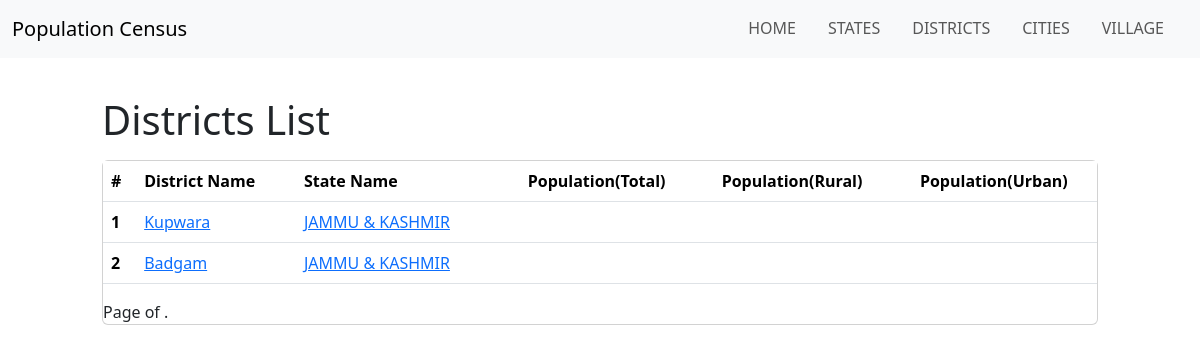
Page /census-2011/districts/ on the earlier database version.
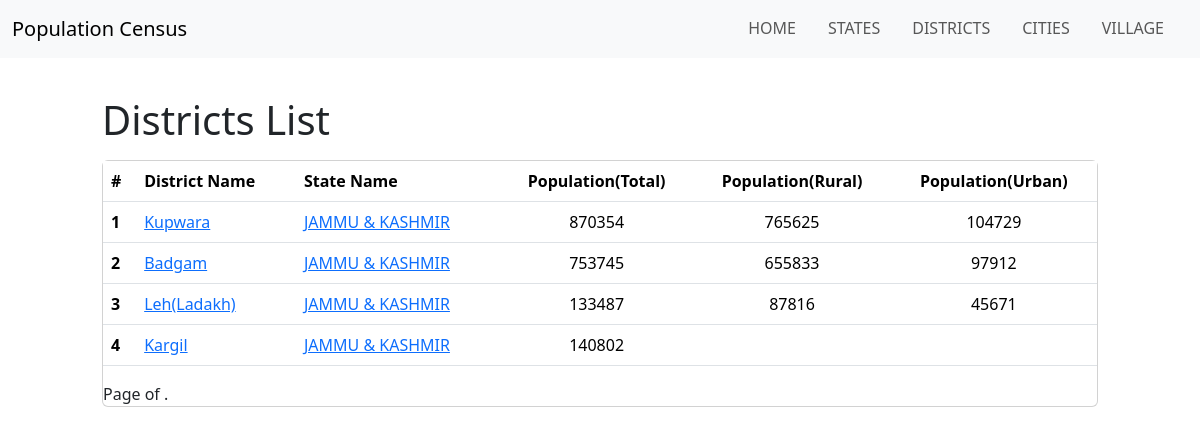
Same page on the later database version.
### census/models.py (models this page shows, shortened)
class District(models.Model):
    name = models.CharField(max_length=30)
    state = models.ForeignKey(State, on_delete=models.CASCADE)
    district_code = models.CharField(max_length=30, default='')
    slug = models.SlugField(unique=True, blank=True)

class State(models.Model):
    name = models.CharField(max_length=30, unique=True)
    state_code = models.CharField(max_length=30, default='')
    slug = models.SlugField(unique=True, blank=True)
    def __str__(self):
        return f"{self.name}"

class Year(models.Model):
    year = models.IntegerField()
    state = models.ForeignKey(State, on_delete=models.CASCADE, null=True, blank=True, related_name='state_years')
    district = models.ForeignKey(District, on_delete=models.CASCADE, null=True, blank=True, related_name='district_years')
    city = models.ForeignKey(City, on_delete=models.CASCADE, null=True, blank=True, related_name='city_years')
    village = models.ForeignKey(Village, on_delete=models.CASCADE, null=True, blank=True, related_name='village_years')
    data = models.ForeignKey(Data, on_delete=models.CASCADE, null=True, related_name='data_year')
    rural_data = models.ForeignKey(Data, on_delete=models.CASCADE, null=True, related_name='rural_data_year')
    urban_data = models.ForeignKey(Data, on_delete=models.CASCADE, null=True, related_name='urban_data_year')

class Data(models.Model):
    state_code = models.CharField(max_length=10, default='')
    district_code = models.CharField(max_length=10,default='')
    sub_district_code = models.CharField(max_length=20, default='')  # Adjust the max_length as needed
    town_village_code = models.CharField(max_length=20, default='')
    ward_code = models.CharField(max_length=50, default='')
    enumeration_block_code = models.CharField(max_length=50, default='')
    level_of_admin_unit = models.CharField(max_length=50, default='')
    area_name = models.CharField(max_length=50,default='')
    total_rural_urban = models.CharField(max_length=50, default='')
    no_of_houshold = models.IntegerField(null=True)
    total_popul_persons = models.IntegerField(null=True)
    total_popul_males = models.IntegerField(null=True)
    total_popul_females = models.IntegerField(null=True)
    popul_in_agePersons = models.IntegerField(null=True)
    popul_in_ageMales = models.IntegerField(null=True)
    popul_in_ageFemales = models.IntegerField(null=True)
    caste_popul_persons = models.IntegerField(null=True)
    caste_popul_males = models.IntegerField(null=True)
    caste_popul_females = models.IntegerField(null=True)
    tribe_popul_persons = models.IntegerField(null=True)
    tribe_popul_males = models.IntegerField(null=True)
    tribe_popul_females = models.IntegerField(null=True)
    literates_persons = models.IntegerField(null=True)
    literates_males = models.IntegerField(null=True)
    literates_females = models.IntegerField(null=True)
    illiterates_persons = models.IntegerField(null=True)
    illiterates_males = models.IntegerField(null=True)
    illiterates_females = models.IntegerField(null=True)
    total_workers_persons = models.IntegerField(null=True)
    total_workers_males = models.IntegerField(null=True)
    total_workers_females = models.IntegerField(null=True, blank=True)
    main_workers_persons = models.IntegerField(null=True)
    main_workers_males = models.IntegerField(null=True)
    main_workers_females = models.IntegerField(null=True)
    workers_culti_persons = models.IntegerField(null=True)
    workers_culti_males = models.IntegerField(null=True)
    workers_culti_females = models.IntegerField(null=True)
    main_workers_agri_labourers_persons = models.IntegerField(null=True)
    main_workers_agri_labourers_males = models.IntegerField(null=True)
    main_workers_agri_labourers_females = models.IntegerField(null=True)
    main_workers_household_industries_persons = models.IntegerField(null=True)
    main_workers_household_industries_males = models.IntegerField(null=True)
    main_workers_household_industries_females = models.IntegerField(null=True)
    main_workers_other_workers_persons = models.IntegerField(null=True)
    main_workers_other_workers_males = models.IntegerField(null=True)
    main_workers_other_workers_females = models.IntegerField(null=True)
    marginal_workers_persons = models.IntegerField(null=True)
    marginal_workers_males = models.IntegerField(null=True)
    marginal_workers_females = models.IntegerField(null=True)
    marginal_cultivators_persons = models.IntegerField(null=True)
    marginal_cultivators_males = models.IntegerField(null=True)
    marginal_cultivators_females = models.IntegerField(null=True)
    marginal_agri_labourers_persons = models.IntegerField(null=True)
    marginal_agri_labourers_males = models.IntegerField(null=True)
    marginal_agri_labourers_females = models.IntegerField(null=True)
    marginal_workers_household_industries_persons = models.IntegerField(null=True)
    marginal_workers_household_industries_males = models.IntegerField(null=True)
    marginal_workers_household_industries_females = models.IntegerField(null=True)
    marginal_workers_other_workers_persons = models.IntegerField(null=True)
    marginal_workers_other_workers_males = models.IntegerField(null=True)
    marginal_workers_other_workers_females = models.IntegerField(null=True)
    marginal_workers_3_to_6_months_persons = models.IntegerField(null=True)
    marginal_workers_3_to_6_months_males = models.IntegerField(null=True)
    marginal_workers_3_to_6_months_females = models.IntegerField(null=True)
    marginal_cultivators_persons_3_to_6_months = models.IntegerField(null=True)
    marginal_cultivators_males_3_to_6_months = models.IntegerField(null=True)
    marginal_cultivators_females_3_to_6_months = models.IntegerField(null=True)
    marginal_agri_labourers_persons_3_to_6_months = models.IntegerField(null=True)
    marginal_agri_labourers_males_3_to_6_months = models.IntegerField(null=True)
    marginal_agri_labourers_females_3_to_6_months = models.IntegerField(null=True)
    marginal_workers_household_industries_persons_3_to_6_months = models.IntegerField(null=True)
    marginal_workers_household_industries_males_3_to_6_months = models.IntegerField(null=True)
    marginal_workers_household_industries_females_3_to_6_months = models.IntegerField(null=True)
    marginal_other_workers_persons_3_to_6_months = models.IntegerField(null=True)
    marginal_other_workers_males_3_to_6_months = models.IntegerField(null=True)
    marginal_other_workers_females_3_to_6_months = models.IntegerField(null=True)
    marginal_workers_less_than_3_months_persons = models.IntegerField(null=True)
    marginal_workers_less_than_3_months_males = models.IntegerField(null=True)
    marginal_workers_less_than_3_months_females = models.IntegerField(null=True)
    marginal_cultivators_persons_less_than_3_months = models.IntegerField(null=True)
    marginal_cultivators_males_less_than_3_months = models.IntegerField(null=True)
    marginal_cultivators_females_less_than_3_months = models.IntegerField(null=True)
    marginal_agri_labourers_persons_less_than_3_months = models.IntegerField(null=True)
    marginal_agri_labourers_males_less_than_3_months = models.IntegerField(null=True)
    marginal_agri_labourers_females_less_than_3_months = models.IntegerField(null=True)
    marginal_workers_household_industries_persons_less_than_3_months = models.IntegerField(null=True)
    marginal_workers_household_industries_males_less_than_3_months = models.IntegerField(null=True)
    marginal_workers_household_industries_females_less_than_3_months = models.IntegerField(null=True)
    marginal_other_workers_persons_less_than_3_months = models.IntegerField(null=True)
    marginal_other_workers_males_less_than_3_months = models.IntegerField(null=True)
    marginal_other_workers_females_less_than_3_months = models.IntegerField(null=True)
    non_workers_persons = models.IntegerField(null=True)
    non_workers_males = models.IntegerField(null=True)
    non_workers_females = models.IntegerField(null=True)

### census/views.py (the view)
# urls.py: path("districts/", views.district, name="district"),
def district(request):
    district_list = District.objects.all()
    items_per_page = 2
    paginator = Paginator(district_list, items_per_page)
    page = request.GET.get('page')
    try:
        paginated_data = paginator.page(page)
    except PageNotAnInteger:
        paginated_data = paginator.page(1)
    except EmptyPage:
        paginated_data = paginator.page(paginator.num_pages)
    return render(request, "states/district.html",{"district_list": district_list})

### census/templates/states/district.html (shortened to what this page needs)
<!DOCTYPE html>
<html lang="en">
<head>
    {% load static %}
    <link href="https://cdn.jsdelivr.net/npm/bootstrap@5.3.2/dist/css/bootstrap.min.css" rel="stylesheet">
</head>
<body>
    <nav class="navbar navbar-expand-lg bg-body-tertiary fixed-top">
        <div class="container-fluid">
          <a class="navbar-brand" href="#">Population Census</a>
          <div class="offcanvas offcanvas-end" tabindex="-1" id="offcanvasNavbar" aria-labelledby="offcanvasNavbarLabel">
          <div class="offcanvas-body">
            <ul class="navbar-nav justify-content-end flex-grow-1 pe-3 text-uppercase nav-underline">
              <li class="nav-item">
                <a class="nav-link" aria-current="page" href="{% url 'index' %}">Home</a>
              </li>
              <li class="nav-item">
                <a class="nav-link" aria-current="page" href="{% url 'state_list' %}">States</a>
              </li>
              <li class="nav-item">
                <a class="nav-link" href="{% url 'district' %}">Districts</a>
              </li>
              <li class="nav-item">
                <a class="nav-link" href="{% url 'cities' %}">Cities</a>
              </li>
              <li class="nav-item">
                <a class="nav-link" href="{% url 'village' %}">Village</a>
              </li>
          </ul>
          </div>
        </div>
      </div>
      </nav>
      <div class="container mt-5">
        <section class="container my-5">
          <h1 class="h-primary px-5">Districts List</h1>
          {% if district_list %}
          <div class="card mx-5 mb-5 mt-3">
            <div class="table-responsive">
              <table class="table table-hover">
                <thead>
                  <tr>
                    <th scope="col">#</th>
                    <th scope="col">District Name</th>
                    <th scope="col">State Name</th>
                    <th scope="col" class="text-center">Population(Total)</th>
                    <th scope="col" class="text-center">Population(Rural)</th>
                    <th scope="col" class="text-center">Population(Urban)</th>
                  </tr>
                </thead>
                <tbody>
                  {% for district in district_list %}
                  <tr>
                    <th scope="row">{{district.district_code}}</th>
                    <td><a href="{% url 'city_list' district.slug %}">{{ district.name }}</a></td>
                    <td><a href="{% url 'district_list' slug=district.state.slug %}">{{ district.state }}</a></td>
                    <td class="text-center">{{ district.district_years.all.0.data.total_popul_persons}}</td>
                    <td class="text-center">{{ district.district_years.all.0.rural_data.total_popul_persons}}</td>
                    <td class="text-center">{{ district.district_years.all.0.urban_data.total_popul_persons}}</td>
                  </tr>
                  {% endfor %}
                </tbody>
              </table>
                <div class="pagination">
                    <span class="step-links">
                    <span class="current">
                        Page {{ villages_list.number }} of {{ villages_list.paginator.num_pages }}.
                    </span>
                    </span>
                 </div>
            </div>
          </div>
          {% else %}
          <p>No Districts are available.</p>
          {% endif %}
      </section>
  </div>
</body>
</html>

Differences in the rows shown:
shown differently, row unchanged: District "Kupwara": district_years.all.0.data.total_popul_persons (not shown) → "870354"; district_years.all.0.rural_data.total_popul_persons (not shown) → "765625"; district_years.all.0.urban_data.total_popul_persons (not shown) → "104729"
shown differently, row unchanged: District "Badgam": district_years.all.0.data.total_popul_persons (not shown) → "753745"; district_years.all.0.rural_data.total_popul_persons (not shown) → "655833"; district_years.all.0.urban_data.total_popul_persons (not shown) → "97912"
added District: district_code "3", name "Leh(Ladakh)", state "JAMMU & KASHMIR", district_years.all.0.data.total_popul_persons "133487", district_years.all.0.rural_data.total_popul_persons "87816", district_years.all.0.urban_data.total_popul_persons "45671"
added District: district_code "4", name "Kargil", state "JAMMU & KASHMIR", district_years.all.0.data.total_popul_persons "140802"
